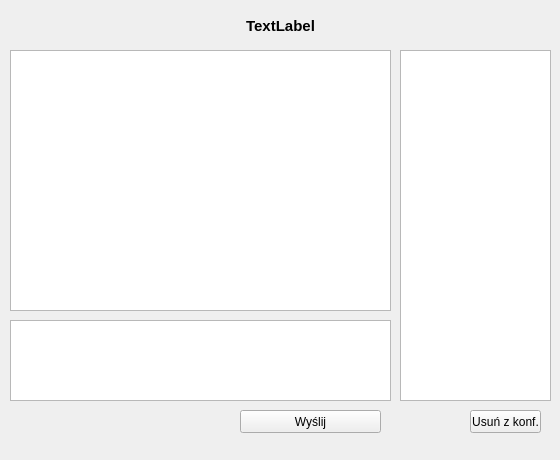
<?xml version="1.0" encoding="UTF-8"?>
<ui version="4.0">
 <class>OknoKonferencji</class>
 <widget class="QMainWindow" name="OknoKonferencji">
  <property name="geometry">
   <rect>
    <x>0</x>
    <y>0</y>
    <width>560</width>
    <height>460</height>
   </rect>
  </property>
  <property name="sizePolicy">
   <sizepolicy hsizetype="Fixed" vsizetype="Fixed">
    <horstretch>0</horstretch>
    <verstretch>0</verstretch>
   </sizepolicy>
  </property>
  <property name="minimumSize">
   <size>
    <width>560</width>
    <height>460</height>
   </size>
  </property>
  <property name="maximumSize">
   <size>
    <width>560</width>
    <height>460</height>
   </size>
  </property>
  <property name="windowTitle">
   <string>MainWindow</string>
  </property>
  <widget class="QWidget" name="centralwidget">
   <widget class="QLabel" name="nazwa">
    <property name="geometry">
     <rect>
      <x>10</x>
      <y>10</y>
      <width>541</width>
      <height>31</height>
     </rect>
    </property>
    <property name="font">
     <font>
      <family>Segoe UI</family>
      <pointsize>11</pointsize>
      <weight>75</weight>
      <bold>true</bold>
     </font>
    </property>
    <property name="text">
     <string>TextLabel</string>
    </property>
    <property name="alignment">
     <set>Qt::AlignCenter</set>
    </property>
   </widget>
   <widget class="QTextEdit" name="wysylane">
    <property name="geometry">
     <rect>
      <x>10</x>
      <y>320</y>
      <width>381</width>
      <height>81</height>
     </rect>
    </property>
   </widget>
   <widget class="QPushButton" name="wyslij">
    <property name="geometry">
     <rect>
      <x>240</x>
      <y>410</y>
      <width>141</width>
      <height>23</height>
     </rect>
    </property>
    <property name="text">
     <string>Wyślij</string>
    </property>
   </widget>
   <widget class="QListWidget" name="lista">
    <property name="geometry">
     <rect>
      <x>400</x>
      <y>50</y>
      <width>151</width>
      <height>351</height>
     </rect>
    </property>
   </widget>
   <widget class="QPushButton" name="usun">
    <property name="geometry">
     <rect>
      <x>470</x>
      <y>410</y>
      <width>71</width>
      <height>23</height>
     </rect>
    </property>
    <property name="text">
     <string>Usuń z konf.</string>
    </property>
   </widget>
   <widget class="QTextBrowser" name="chat">
    <property name="geometry">
     <rect>
      <x>10</x>
      <y>50</y>
      <width>381</width>
      <height>261</height>
     </rect>
    </property>
   </widget>
  </widget>
  <widget class="QMenuBar" name="menubar">
   <property name="geometry">
    <rect>
     <x>0</x>
     <y>0</y>
     <width>560</width>
     <height>21</height>
    </rect>
   </property>
  </widget>
 </widget>
 <resources/>
 <connections/>
</ui>
